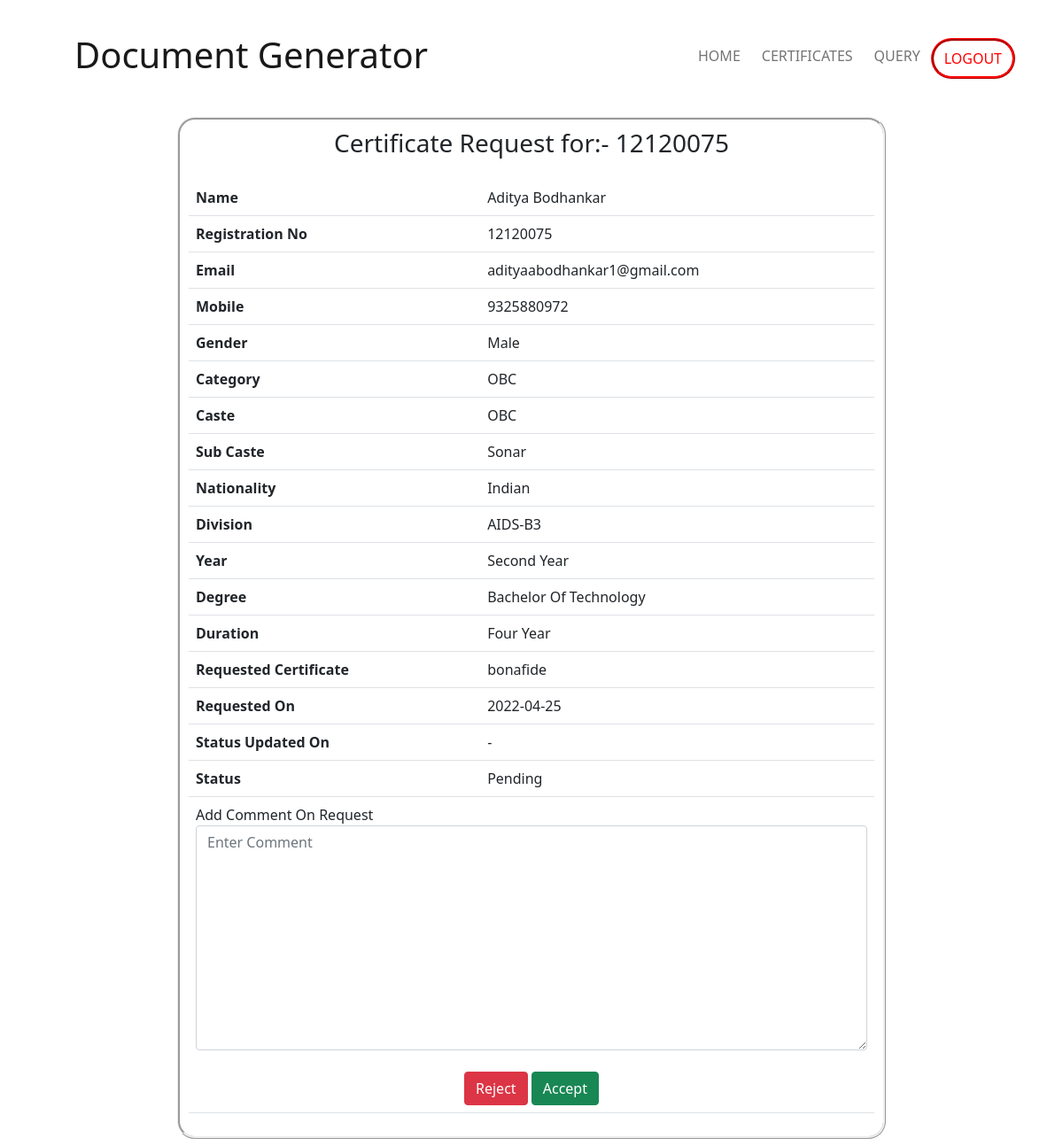
The page /admin_certificate_req?c_id=5 on the database as committed earlier.
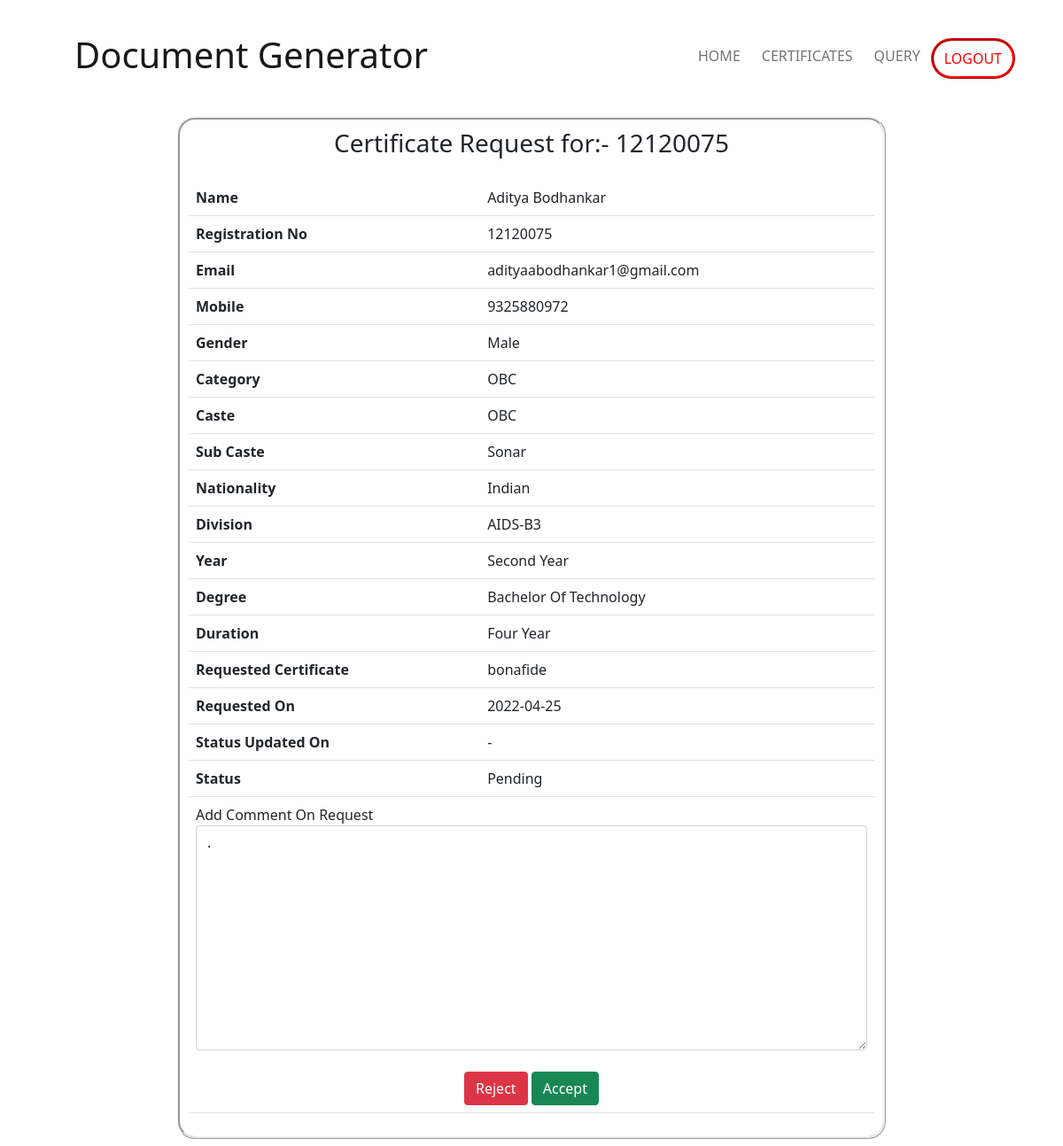
The same page on the database as committed later.
### main/models.py (models this page shows)
class CertificateRequestModel(models.Model):
    id = models.AutoField(primary_key=True)
    student_id = models.CharField(max_length=100)
    name = models.CharField(max_length=100)
    request_date = models.CharField(max_length=20)
    last_update_date = models.CharField(max_length=20, default="-")
    comment = models.CharField(max_length=400, default="", null=True)
    approved = models.BooleanField(default=False)
    status = models.CharField(default="Pending", max_length=30)
    url = models.CharField(max_length=200, default="#")

### main/views.py (the view, shortened to what this page needs)
# urls.py: path('admin_certificate_req', views.certificate_request_details),
def certificate_request_details(request):
    try:
        certificate = CertificateRequestModel.objects.filter(id=request.GET["c_id"]).get()
        user = UserModel.objects.filter(uid=certificate.student_id).get()
        return render(request, 'cer_details.html', {'user': user, 'certificate': certificate})
    except UserModel.DoesNotExist:
        print("Error")
    except CertificateRequestModel.DoesNotExist:
        print("Np Certificate Found")
    return redirect('/')

### templates/cer_details.html (shortened to what the changed rows need)
<!DOCTYPE html>
<html lang="en">
<head>
    <link href="https://cdn.jsdelivr.net/npm/bootstrap@5.1.3/dist/css/bootstrap.min.css" rel="stylesheet"
>
</head>
<body>
    <div class="container mb-2" style="max-width: 800px; border: ridge; border-radius: 20px; padding: 10px;">
        <table class="table table-stripped table-hover">
            <tbody>
                <table class="table table-stripped table-hover">
                    <tr>
                        <th>Name</th>
                    </tr>
                    <tr>
                        <th>Registration No</th>
                    </tr>
                    <tr>
                        <th>Email</th>
                    </tr>
                    <tr>
                        <th>Mobile</th>
                    </tr>
                    <tr>
                        <th>Gender</th>
                    </tr>
                    <tr>
                        <th>Category</th>
                    </tr>
                    <tr>
                        <th>Caste</th>
                    </tr>
                    <tr>
                        <th>Sub Caste</th>
                    </tr>
                    <tr>
                        <th>Nationality</th>
                    </tr>
                    <tr>
                        <th>Division</th>
                    </tr>
                    <tr>
                        <th>Year</th>
                    </tr>
                    <tr>
                        <th>Degree</th>
                    </tr>
                    <tr>
                        <th>Duration</th>
                    </tr>
                    <tr>
                        <th>Requested Certificate</th>
                        <td>{{ certificate.name }}</td>
                    </tr>
                    <tr>
                        <th>Requested On</th>
                        <td>{{ certificate.request_date }}</td>
                    </tr>
                    <tr>
                        <th>Status Updated On</th>
                        <td>{{ certificate.last_update_date }}</td>
                    </tr>
                    <tr>
                        <th>Status</th>
                        <td>{{ certificate.status }}</td>
                    </tr>
                    <tr>
                        <td colspan="2">
                            <form action="" method="post">
                                <div class="form-group">
                                    <label for="comment">Add Comment On Request</label>
                                    <textarea name="comment" id="comment" cols="30" rows="10" class="form-control" placeholder="Enter Comment">{{ certificate.comment }}</textarea>
                                </div>
                                <br>
                            </form>
                        </td>
                    </tr>
                </table>
            </tbody>
        </table>
    </div>
</body>
</html>

Rows that differ between the two databases and show on the page:
changed CertificateRequestModel "bonafide": comment (not shown) → "."
